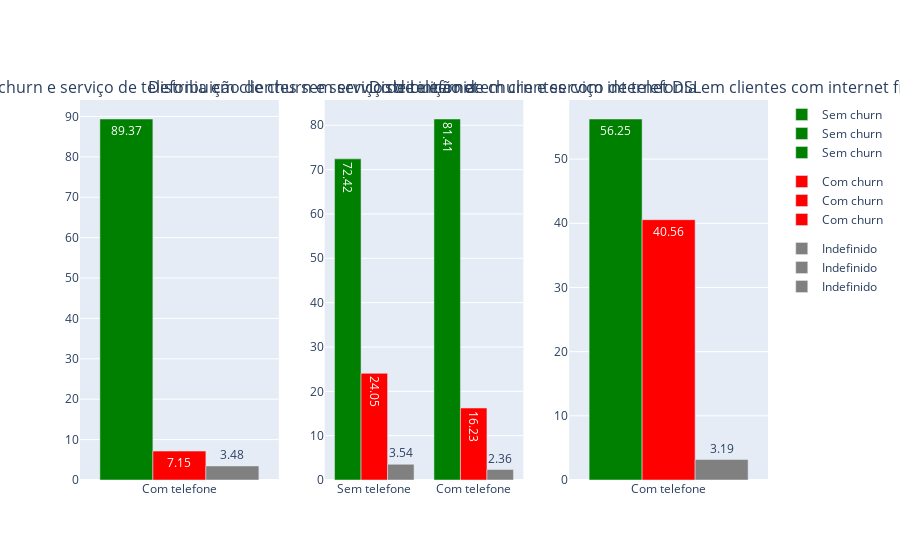

Notebook source saved alongside this figure:
### Markdown cell above
Podemos tentar confirmar as suposições acima com uma nova análise, comparando como a taxa de churn de acordo com as possíveis combinações de serviços de telefonia e internet.

### Code cell
cross_internet_telefonia = pd.crosstab(dados.churn, [dados.servico_telefone,dados.servico_internet], normalize='columns').unstack().reset_index().rename(columns={0:'percent'})
cross_internet_telefonia['percent'] = round(cross_internet_telefonia['percent']*100,2)
cross_internet_telefonia.servico_telefone.replace({'No':'Sem telefone', 'Yes':'Com telefone'}, inplace=True)
cross_internet_telefonia.servico_internet.replace({'No':'Sem internet', 'Fiber optic':'Fibra ótica'}, inplace=True)
cross_internet_telefonia.churn.replace({'No':'Sem churn', 'Yes':'Com churn','undefined':'Indefinido'}, inplace=True)

display(cross_internet_telefonia)

fig = make_subplots(rows=1, cols=3, subplot_titles=['Distribuição de churn e serviço de telefonia em clientes sem serviço de internet',
'Distribuição de churn e serviço de telefonia em clientes com internet DSL','Distribuição de churn e serviço de telefonia em clientes com internet fibra ótica'])

df_fig1 = cross_internet_telefonia.query('servico_internet=="Sem internet"')
df_fig2 = cross_internet_telefonia.query('servico_internet=="DSL"')
df_fig3 = cross_internet_telefonia.query('servico_internet=="Fibra ótica"')

fig1 = px.bar(x=df_fig1['servico_telefone'],y=df_fig1['percent'],text_auto=True, color=df_fig1['churn'], color_discrete_sequence=['green','red','grey'])
fig2 = px.bar(x=df_fig2['servico_telefone'],y=df_fig2['percent'],text_auto=True, color=df_fig2['churn'], color_discrete_sequence=['green','red','grey'])
fig3 = px.bar(x=df_fig3['servico_telefone'],y=df_fig3['percent'],text_auto=True, color=df_fig3['churn'], color_discrete_sequence=['green','red','grey'])


for i in range(len(fig1.data)):
    fig.append_trace(fig1['data'][i], row=1, col=1)
    fig.append_trace(fig2['data'][i], row=1, col=2)
    fig.append_trace(fig3['data'][i], row=1, col=3)


fig.show()

### Figure 1 — Plotly figure (JSON) as saved in the notebook; plotly's stock layout.template omitted (floating-point values rounded to 4 significant figures)
{"data": [{"alignmentgroup": "True", "hovertemplate": "color=Sem churn<br>x=%{x}<br>y=%{y}<extra></extra>", "legendgroup": "Sem churn", "marker": {"color": "green", "pattern": {"shape": ""}}, "name": "Sem churn", "offsetgroup": "Sem churn", "orientation": "v", "showlegend": true, "textposition": "auto", "texttemplate": "%{y}", "x": ["Com telefone"], "xaxis": "x", "y": [89.37], "yaxis": "y", "type": "bar"}, {"alignmentgroup": "True", "hovertemplate": "color=Sem churn<br>x=%{x}<br>y=%{y}<extra></extra>", "legendgroup": "Sem churn", "marker": {"color": "green", "pattern": {"shape": ""}}, "name": "Sem churn", "offsetgroup": "Sem churn", "orientation": "v", "showlegend": true, "textposition": "auto", "texttemplate": "%{y}", "x": ["Sem telefone", "Com telefone"], "xaxis": "x2", "y": [72.42, 81.41], "yaxis": "y2", "type": "bar"}, {"alignmentgroup": "True", "hovertemplate": "color=Sem churn<br>x=%{x}<br>y=%{y}<extra></extra>", "legendgroup": "Sem churn", "marker": {"color": "green", "pattern": {"shape": ""}}, "name": "Sem churn", "offsetgroup": "Sem churn", "orientation": "v", "showlegend": true, "textposition": "auto", "texttemplate": "%{y}", "x": ["Com telefone"], "xaxis": "x3", "y": [56.25], "yaxis": "y3", "type": "bar"}, {"alignmentgroup": "True", "hovertemplate": "color=Com churn<br>x=%{x}<br>y=%{y}<extra></extra>", "legendgroup": "Com churn", "marker": {"color": "red", "pattern": {"shape": ""}}, "name": "Com churn", "offsetgroup": "Com churn", "orientation": "v", "showlegend": true, "textposition": "auto", "texttemplate": "%{y}", "x": ["Com telefone"], "xaxis": "x", "y": [7.15], "yaxis": "y", "type": "bar"}, {"alignmentgroup": "True", "hovertemplate": "color=Com churn<br>x=%{x}<br>y=%{y}<extra></extra>", "legendgroup": "Com churn", "marker": {"color": "red", "pattern": {"shape": ""}}, "name": "Com churn", "offsetgroup": "Com churn", "orientation": "v", "showlegend": true, "textposition": "auto", "texttemplate": "%{y}", "x": ["Sem telefone", "Com telefone"], "xaxis": "x2", "y": [24.05, 16.23], "yaxis": "y2", "type": "bar"}, {"alignmentgroup": "True", "hovertemplate": "color=Com churn<br>x=%{x}<br>y=%{y}<extra></extra>", "legendgroup": "Com churn", "marker": {"color": "red", "pattern": {"shape": ""}}, "name": "Com churn", "offsetgroup": "Com churn", "orientation": "v", "showlegend": true, "textposition": "auto", "texttemplate": "%{y}", "x": ["Com telefone"], "xaxis": "x3", "y": [40.56], "yaxis": "y3", "type": "bar"}, {"alignmentgroup": "True", "hovertemplate": "color=Indefinido<br>x=%{x}<br>y=%{y}<extra></extra>", "legendgroup": "Indefinido", "marker": {"color": "grey", "pattern": {"shape": ""}}, "name": "Indefinido", "offsetgroup": "Indefinido", "orientation": "v", "showlegend": true, "textposition": "auto", "texttemplate": "%{y}", "x": ["Com telefone"], "xaxis": "x", "y": [3.48], "yaxis": "y", "type": "bar"}, {"alignmentgroup": "True", "hovertemplate": "color=Indefinido<br>x=%{x}<br>y=%{y}<extra></extra>", "legendgroup": "Indefinido", "marker": {"color": "grey", "pattern": {"shape": ""}}, "name": "Indefinido", "offsetgroup": "Indefinido", "orientation": "v", "showlegend": true, "textposition": "auto", "texttemplate": "%{y}", "x": ["Sem telefone", "Com telefone"], "xaxis": "x2", "y": [3.54, 2.36], "yaxis": "y2", "type": "bar"}, {"alignmentgroup": "True", "hovertemplate": "color=Indefinido<br>x=%{x}<br>y=%{y}<extra></extra>", "legendgroup": "Indefinido", "marker": {"color": "grey", "pattern": {"shape": ""}}, "name": "Indefinido", "offsetgroup": "Indefinido", "orientation": "v", "showlegend": true, "textposition": "auto", "texttemplate": "%{y}", "x": ["Com telefone"], "xaxis": "x3", "y": [3.19], "yaxis": "y3", "type": "bar"}], "layout": {"xaxis": {"anchor": "y", "domain": [0, 0.2889]}, "yaxis": {"anchor": "x", "domain": [0, 1]}, "xaxis2": {"anchor": "y2", "domain": [0.3556, 0.6444]}, "yaxis2": {"anchor": "x2", "domain": [0, 1]}, "xaxis3": {"anchor": "y3", "domain": [0.7111, 1]}, "yaxis3": {"anchor": "x3", "domain": [0, 1]}, "annotations": [{"font": {"size": 16}, "showarrow": false, "text": "Distribuição de churn e serviço de telefonia em clientes sem serviço de internet", "x": 0.1444, "xanchor": "center", "xref": "paper", "y": 1, "yanchor": "bottom", "yref": "paper"}, {"font": {"size": 16}, "showarrow": false, "text": "Distribuição de churn e serviço de telefonia em clientes com internet DSL", "x": 0.5, "xanchor": "center", "xref": "paper", "y": 1, "yanchor": "bottom", "yref": "paper"}, {"font": {"size": 16}, "showarrow": false, "text": "Distribuição de churn e serviço de telefonia em clientes com internet fibra ótica", "x": 0.8556, "xanchor": "center", "xref": "paper", "y": 1, "yanchor": "bottom", "yref": "paper"}]}}
